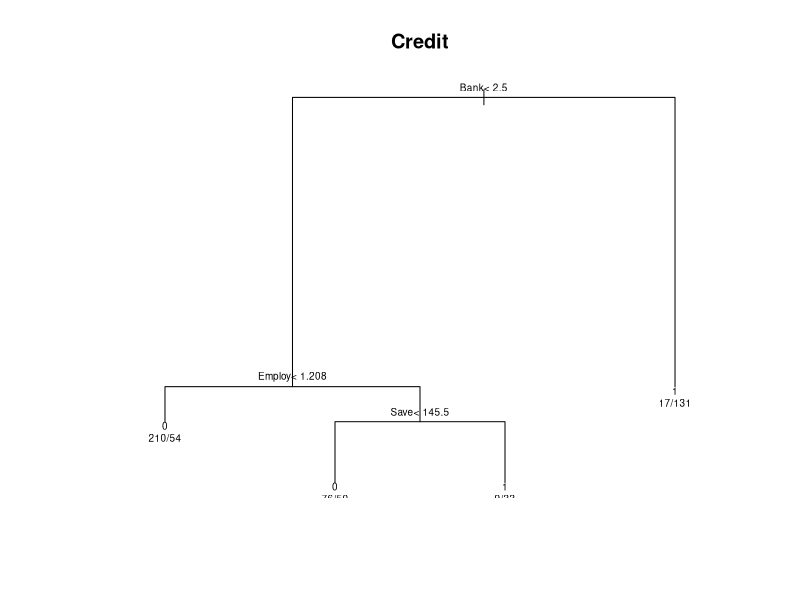

Recreate this plot in R.
#RMSC4002 HW3 
#Leung Cheuk Wai Dominic 1155093086
#setwd("~/QFRM/RMSC4002/Assignment3") #For my own use only

#1a
d <- read.csv("credit.csv")
set.seed(980209) #set seed, my birth date is 9th Feb 1998
n <- nrow(d) #Get the length of the dataset
n #display length
id <- sample(1:n,size=580)  #get the 580 random index for trianing data set
head(id) #display id
d1 <- d[id,] #Save 580 data into training dataset d
dim(d1) #check dimension 
d2 <- d[-id,] #Save 110 data into testing dataset d1
dim(d2) #check dimension

#1b
library(rpart) #import library RPART
names(d) #Show the variables of credit.csv
#Run the classification tree, added option control=rpart.control(maxdepth=3)
ctree <- rpart(Result~Age+Address+Employ+Bank+House+Save,data=d1,method="class",control=rpart.control(maxdepth = 3)) 

#1c
plot(ctree,asp=4,main="Credit") #Plot the branch of the tree
text(ctree,use.n=T,cex=0.6) #Add text to the tree
print(ctree) #Display the nodes
sum(d1["Result"]) #total of 1, accepted case
nrow(d1) - sum(d1["Result"]) #total of 0, rejected case

# For the person to be rejected, either rules below are satisfied:
#   1. If Bank<2.5 and Employ<1.27, then the person is rejected.
       # Support=(216+49)/580=0.4569, Confidence=216/265=0.8151, Capture=216/322=0.6708
#   2. If Bank<2.5 and Employ>1.27 and Save<229.5, then the person is rejected.
       # Support=(78+49)/580=0.2190, Confidence=78/127=0.6142, Capture=78/322=0.2422
#   3. Bank>2.5 and Address<1.438 and Age<24.91, then the person is rejected.
       # Support=(9+2)/580=0.0190, Confidence=9/11=0.8181, Capture=9/322=0.0280
# For the person to be accepted, either rules below are satisfied:
#   1. Bank<2.5 and Employ>1.27 and Save >229.5, then the person is accepted.
       # Support=(29+7)/580=0.0621, Confidence=29/36=0.8056, Capture=29/258=0.1124
#   2. Bank>2.5 and Address<1.438 and Age>24.91, then the person is accepted.
       # Support=(18+4)/580=0.0379, Confidence=18/22=0.8181, Capture=18/258=0.0698
#   3. Bank>2.5 and Address>1.438, then the person is accepted. 
       # Support=(111+8)/580=0.205, Confidence=111/119=0.9328, Capture=111/258=0.4302

#1d
pr <- predict(ctree) #Get probability of the sample
head(pr)
c1 <- max.col(pr) #Classify the sample with the larger probability; 1:rejected, 2:accepted
head(c1)
table(c1,d1$Result) #Display the classification table
#The Error rate = (100+19)/580=20.52%

#1e
pr2 <- predict(ctree,d2) #Get probability of testing data set
head(pr2)
c2 <- max.col(pr2) #Classify the sample with the larger probability
head(c2)
table(c2,d2$Result) #Display the classification table
#The Error rate = (21+4)/110=22.73%
# Precision=28/(28+4)=85.5%
# Recall=28/(28+21)=57.14%
# F1 Score = 2/(1/Precision+1/Recall) = 69.13%
